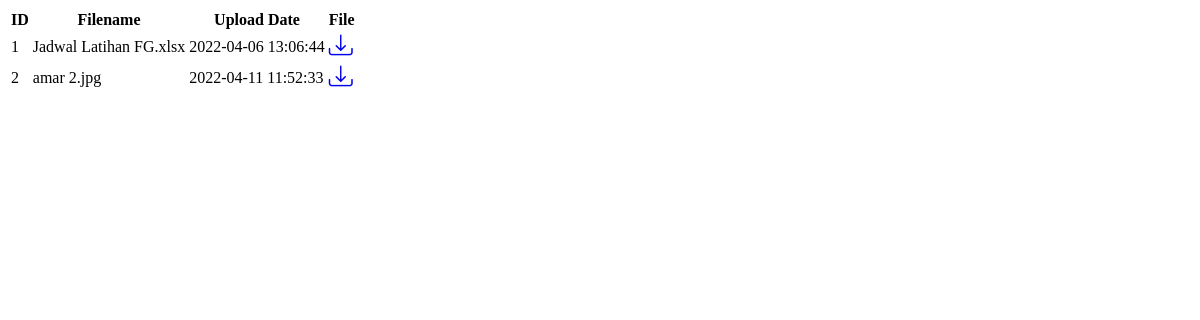
Page /question_list.php on the earlier database version.
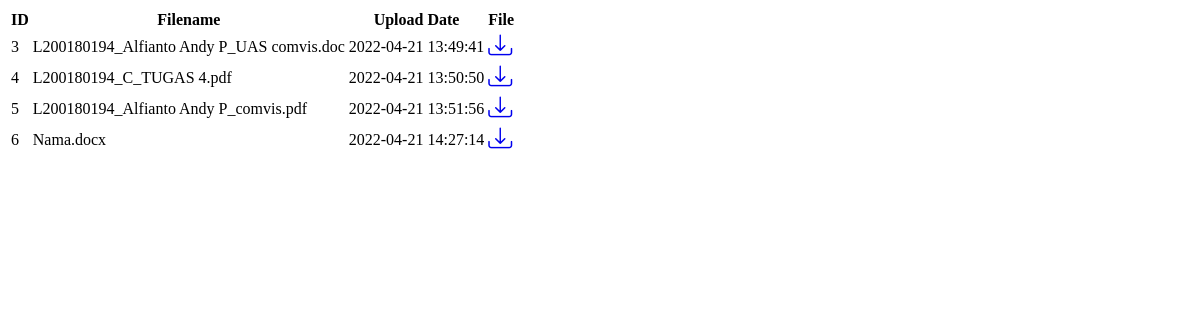
Same page on the later database version.
### tables this page shows
CREATE TABLE `assignment_questions` (
  `assignment_question_id` int(10) UNSIGNED NOT NULL,
  `question_filename` varchar(255) NOT NULL,
  `question_upload_date` datetime NOT NULL,
  `assignment_id` int(10) UNSIGNED DEFAULT NULL
);

### Model/DbConnect.php (called while the page is built)
<?php
class DbConnect
{
    private $host = "localhost";
    private $user = "root";
    private $pass = "";
    private $dbName = "incareer2";
    public function connect()
    {
        try {
            $conn = new PDO('mysql:host=' . $this->host . '; dbname=' . $this->dbName, $this->user, $this->pass);
            $conn->setAttribute(PDO::ATTR_ERRMODE, PDO::ERRMODE_EXCEPTION);
            return $conn;
        } catch (PDOException $e) {
            echo "Database Error: " . $e->getMessage();
        }
    }
}

### Model/AssignmentQuestion.php (called while the page is built, shortened)
<?php
class AssignmentQuestion
{
    private $dbConn;
    public function __construct()
    {
        require_once("DbConnect.php");
        $db = new DbConnect;
        $this->dbConn = $db->connect();
    }
    public function getAllQuestions() {
        $stmt = $this->dbConn->prepare("SELECT * FROM assignment_questions");
        try {
            if($stmt->execute()) {
                $allQuestions = $stmt->fetchAll(PDO::FETCH_ASSOC);
            }
        } catch (Exception $e) {
            return $e->getMessage();
        }
        return $allQuestions;
    }
}

### question_list.php (the view, shortened to what this page needs)
<?php
require "./Model/AssignmentQuestion.php";
$objQuest = new AssignmentQuestion;
$questions = $objQuest->getAllQuestions();
?>
<!DOCTYPE html>
<html lang="en">
<head>
    <link rel="stylesheet" href="https://cdn.jsdelivr.net/npm/bootstrap-icons@1.8.1/font/bootstrap-icons.css">
</head>
<body>
    <table>
        <thead>
            <th>ID</th>
            <th>Filename</th>
            <th>Upload Date</th>
            <th>File</th>
        </thead>
        <tbody>
            <?php foreach($questions as $row => $quest) : ?>
                <tr>
                    <td><?=$quest['assignment_question_id'];?></td>
                    <td><?=$quest['question_filename'];?></td>
                    <td><?=$quest['question_upload_date'];?></td>
                    <td>
                        <a href="download.php?path=./Upload/Assignment/Questions/<?php echo $quest['question_filename'] ?>">
                            <span class="badge bg-primary"><i class="bi bi-download" style="font-size: 1.5rem; "></i></span>
                        </a>
                    </td>
                </tr>
            <?php endforeach ?>
        </tbody>
    </table>
</body>
</html>

Differences in the rows shown:
removed assignment_questions: assignment_question_id "1", question_filename "Jadwal Latihan FG.xlsx", question_upload_date "2022-04-06 13:06:44"
removed assignment_questions: assignment_question_id "2", question_filename "amar 2.jpg", question_upload_date "2022-04-11 11:52:33"
added assignment_questions: assignment_question_id "3", question_filename "L200180194_Alfianto Andy P_UAS comvis.doc", question_upload_date "2022-04-21 13:49:41"
added assignment_questions: assignment_question_id "4", question_filename "L200180194_C_TUGAS 4.pdf", question_upload_date "2022-04-21 13:50:50"
added assignment_questions: assignment_question_id "5", question_filename "L200180194_Alfianto Andy P_comvis.pdf", question_upload_date "2022-04-21 13:51:56"
added assignment_questions: assignment_question_id "6", question_filename "Nama.docx", question_upload_date "2022-04-21 14:27:14"
